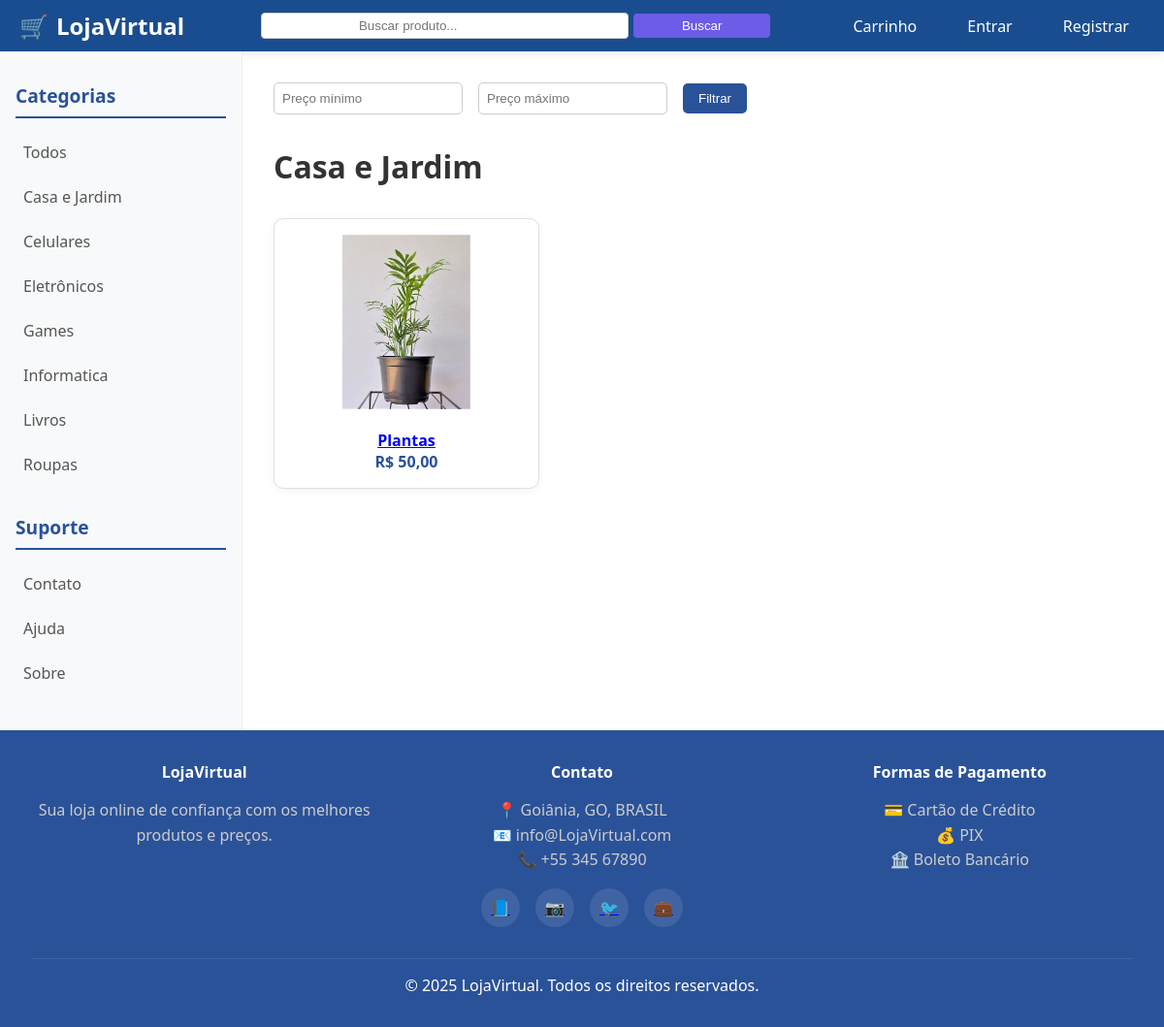
/casa-e-jardim/, run on an earlier commit of the app's database.
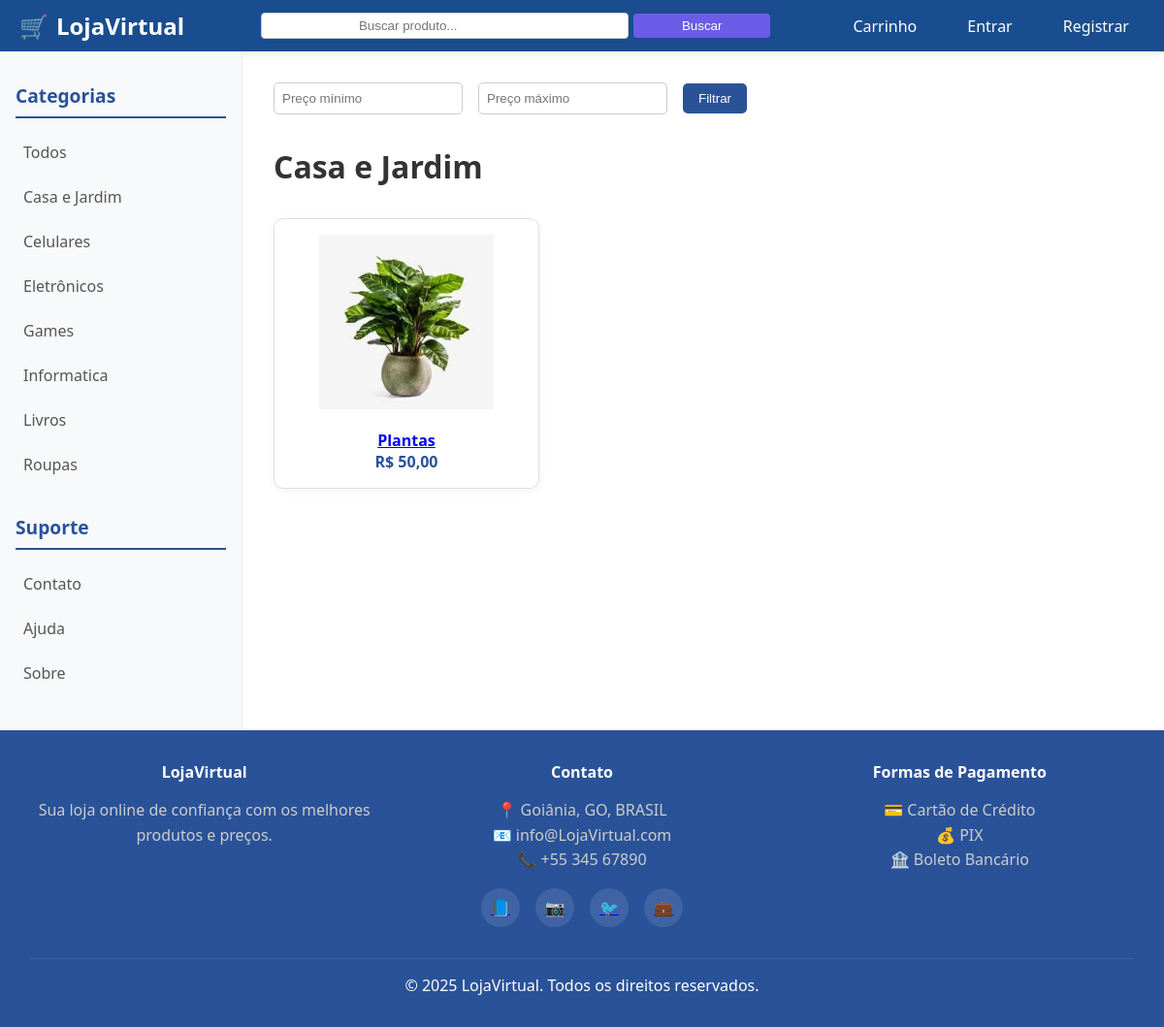
And on a later commit of the database.
### store/models.py (models this page shows, shortened)
class Product(models.Model):
    category = models.ForeignKey(Category, related_name='products', on_delete=models.CASCADE)  # Categoria associada
    name = models.CharField(max_length=200, db_index=True)  # Nome do produto
    slug = models.SlugField(max_length=200, db_index=True)  # Slug para URL amigável
    image = models.ImageField(upload_to='products/%Y/%m/%d', blank=True)  # Imagem do produto
    description = models.TextField(blank=True)  # Descrição
    price = models.DecimalField(max_digits=10, decimal_places=2)  # Preço
    available = models.BooleanField(default=True)  # Produto disponível?
    created = models.DateTimeField(auto_now_add=True)  # Criado em
    updated = models.DateTimeField(auto_now=True)      # Atualizado em
    class Meta:
        ordering = ('name',)
        indexes = [
            models.Index(fields=['id', 'slug']),
            models.Index(fields=['name']),
            models.Index(fields=['-created']),
        ]
    def get_absolute_url(self):
        return reverse('store:product_detail', args=[self.id, self.slug])

### store/views.py (the view)
# urls.py: path('', views.product_list, name='product_list'),
def product_list(request, category_slug=None):
    category = None
    categories = Category.objects.all()
    products = Product.objects.filter(available=True)
    query = request.GET.get('q')
    if query:
        products = products.filter(name__icontains=query)  # Filtra produtos cujo nome contém a query
    if category_slug:
        category = get_object_or_404(Category, slug=category_slug)
        products = products.filter(category=category)  # Filtra produtos pela categoria selecionada
    min_price = request.GET.get('min_price')
    max_price = request.GET.get('max_price')
    if min_price:
        products = products.filter(price__gte=min_price)  # Preço maior ou igual ao mínimo
    if max_price:
        products = products.filter(price__lte=max_price)  # Preço menor ou igual ao máximo
    return render(request, 'store/product/list.html', {
        'category': category,
        'categories': categories,
        'products': products,
    })

### cart/context_processors.py (called while the page is built)
def cart(request):
    return {'cart': Cart(request)}

### store/models.py (called while the page is built)
    def get_absolute_url(self):
        return reverse('store:product_list_by_category', args=[self.slug])

### templates/store/product/list.html (shortened to what this page needs)
{% extends "store/base.html" %}
{% load static %}
{% block content %}
<form method="get" style="margin-bottom: 2rem; display: flex; gap: 1rem; align-items: center;">
  <input type="number" name="min_price" placeholder="Preço mínimo" value="{{ request.GET.min_price }}" style="padding: 0.5rem; border: 1px solid #ccc; border-radius: 5px;">
  <input type="number" name="max_price" placeholder="Preço máximo" value="{{ request.GET.max_price }}" style="padding: 0.5rem; border: 1px solid #ccc; border-radius: 5px;">
  <button type="submit" style="padding: 0.5rem 1rem; background-color: #2a5298; color: white; border: none; border-radius: 5px;">Filtrar</button>
</form>
<h1>{% if category %}{{ category.name }}{% else %}Todos os Produtos{% endif %}</h1>
<div class="product-grid" style="display: grid; grid-template-columns: repeat(auto-fill, minmax(200px, 1fr)); gap: 2rem; margin-top: 2rem;">
  {% for product in products %}
    <div style="border: 1px solid #e0e0e0; padding: 1rem; border-radius: 10px; text-align: center; box-shadow: 0 2px 10px rgba(0,0,0,0.05); background: #fff;">
      <a href="{{ product.get_absolute_url }}">
        {% if product.image %}
          <img src="{{ product.image.url }}" alt="{{ product.name }}" style="max-width: 100%; height: 180px; object-fit: contain;">
        {% else %}
          <div style="height: 180px; background: #f0f0f0;">Sem imagem</div>
        {% endif %}
        <h4 style="margin-top: 1rem;">{{ product.name }}</h4>
      </a>
      <p style="color: #2a5298; font-weight: bold;">R$ {{ product.price }}</p>
    </div>
  {% empty %}
    <p>Nenhum produto disponível.</p>
  {% endfor %}
</div>
{% endblock %}

What changed in the data, as far as the page shows it:
changed Product "Plantas": image: a different picture
